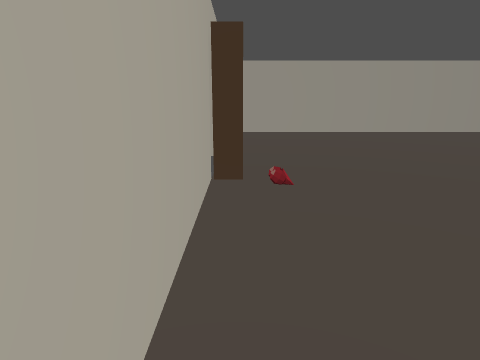
[1] (above)

13 first-person views from a walk through a 3-D level made in the Godot game engine. The camera is 1.3 m above the floor, tilts 14° down and sees 75° across. The floor is counted in squares, 0.5 m on a side. Each view is taken from the middle of a square. On the plan, view 1 faces up. The plan holds only what a view shows up to about 20 squares ahead; the rest is blank. Characters and animated objects are not drawn.

[2]
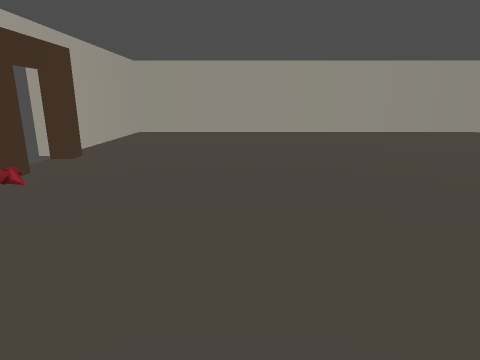

[3]
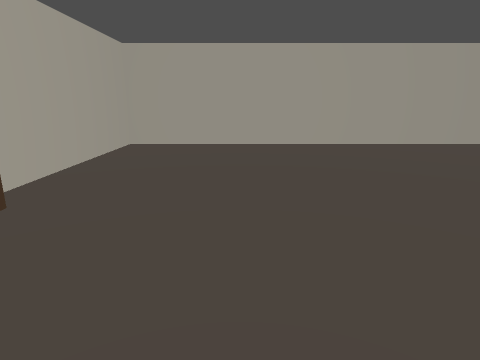

[4]
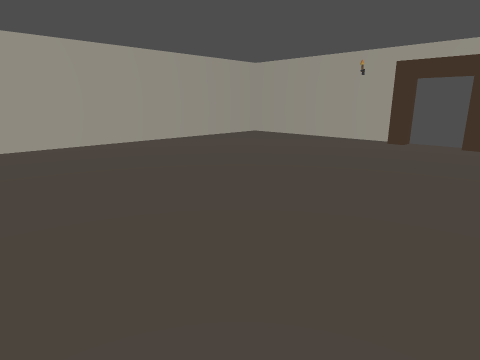

[5]
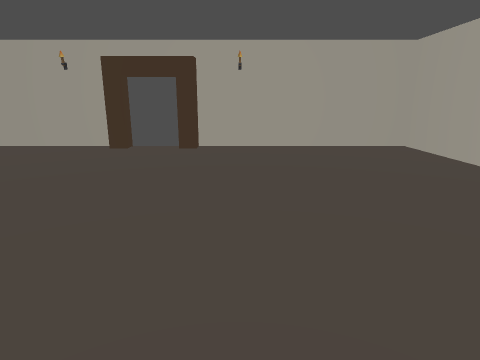

[6]
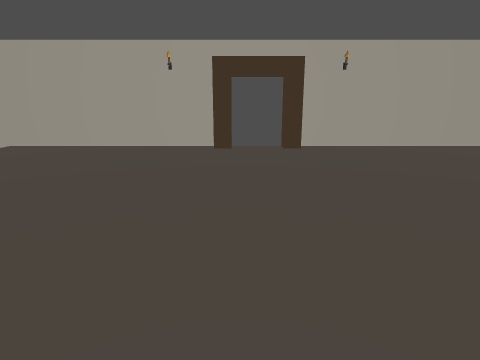

[7]
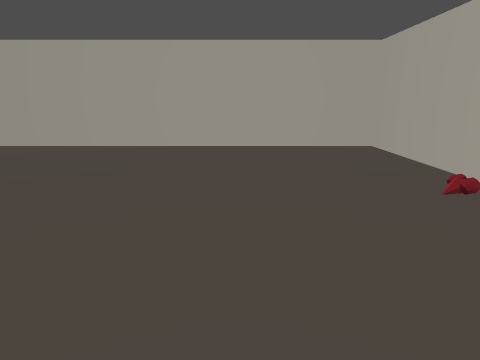

[8]
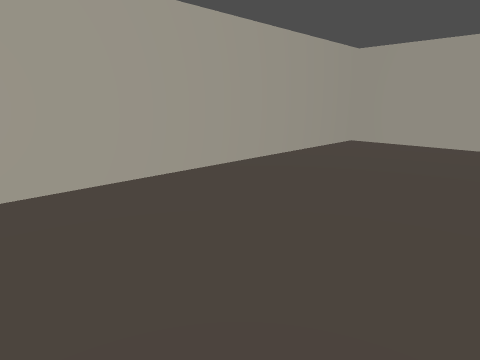

[9]
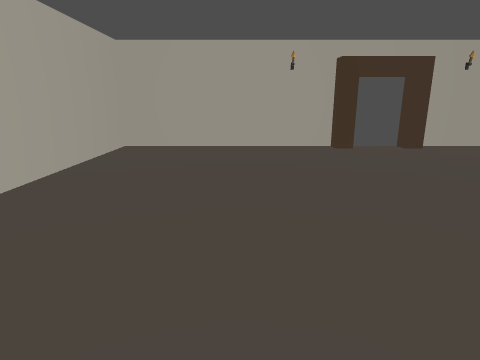

[10]
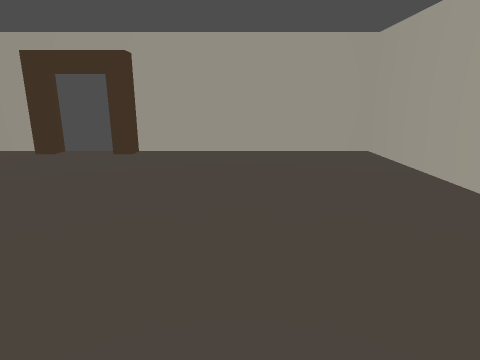

[11]
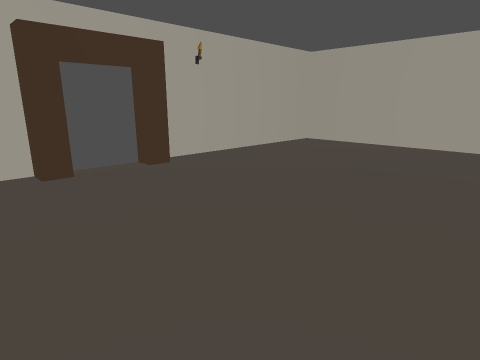

[12]
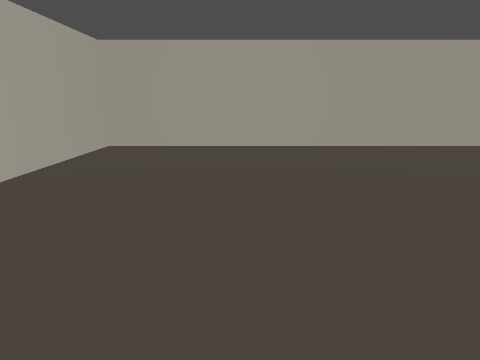

[13]
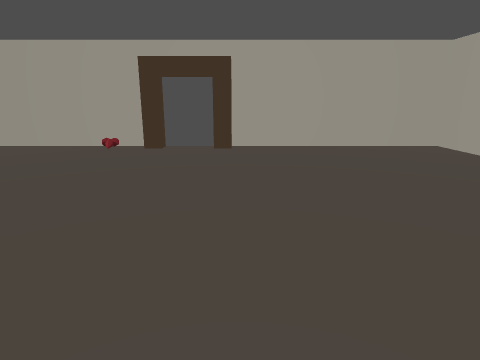

### Floor plan
Key: @ floor where view 1 was taken; # wall or solid block; . floor; H heart.
Columns run from 1 left of view 1 to 29 right of it. Each row starts with its distance up from view 1.
 28 ###############################
 27 #.............................#
 26 #.............................#
 25 #.............................#
 24 #.............................#
 23 #.............................#
 22 #.............................#
 21 #.............................#
 20 #.............................#
 19 #.............................#
 18 #.............................#
 17 #.............................#
 16 ##...........................##
 15 ##...........................##
 14  #...........................#
 13  .............................
 12  #...........................
 11 ##...........................##
 10 #.............................#
  9 #.H...........................#
  8 #.............................#
  7 #.............................#
  6 #.............................#
  5 #.............................#
  4 #.............................#
  3 #.............................#
  2 #.............................#
  1 #.............................#
  0 #@............................#
 -1 #.............................#
 -2 ###############################

Positions as (right, up) in squares from view 1, and headings:
1: (0, 0), facing up
2: (8, 0), facing up
3: (6, 8), facing up
4: (7, 8), facing up-right
5: (10, 8), facing right
6: (10, 14), facing right
7: (7, 17), facing down
8: (8, 18), facing up-right
9: (10, 21), facing right
10: (16, 21), facing left
11: (16, 18), facing down-right
12: (21, 17), facing down
13: (18, 16), facing left
